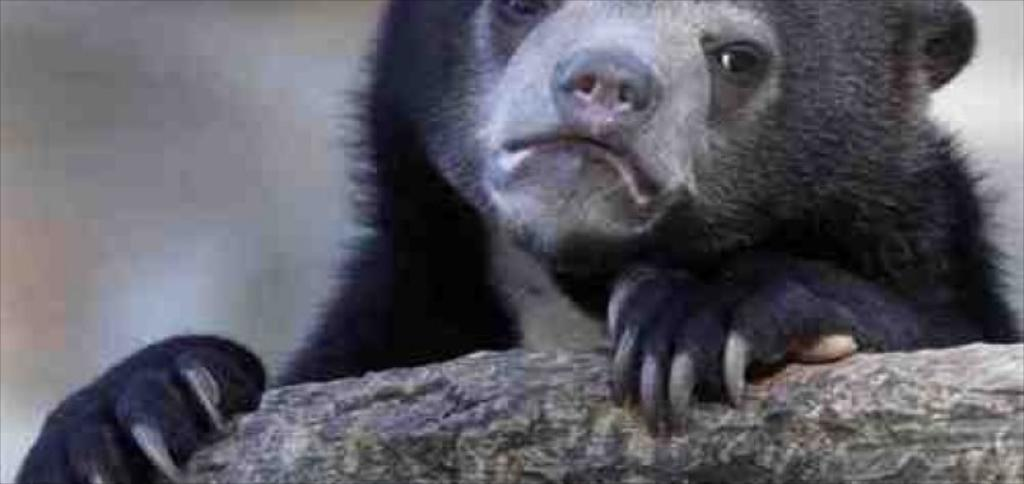
#> input picture DatasetForGit/Bear/02d4376234375c2f.jpg, 1024 x 484 px; its folder holds 4 pictures in this run
$ python assignment1.py   (older library calls are emulated)
#> lines starting #> are read from the running program, lines starting #| are printed output that depends on the picture; pictures that were not available may be replaced by others from this repository, and a replacement may not be noted
import numpy as np
import cv2
import os
import matplotlib.pyplot as plt
from sklearn.svm import LinearSVC
from sklearn.metrics import classification_report
from sklearn.metrics import accuracy_score
from sklearn.preprocessing import StandardScaler
from sklearn.model_selection import train_test_split
from sklearn.metrics import confusion_matrix

# -----------------------------------------------------------------------------------------------------
#Dataset Paths
bear_paths = "../DatasetForGit/Bear/"
crocodile_paths = "../DatasetForGit/Crocodile/"

bear_paths = [os.path.join(bear_paths, f) for f in os.listdir("../DatasetForGit/Bear/")]
crocodile_paths = [os.path.join(crocodile_paths, f) for f in os.listdir("../DatasetForGit/Crocodile/")]

print(len(bear_paths))
print(len(crocodile_paths))

#Functions
#------------------------------------------------------------------------------------------------------
# Load and preprocess image
# Resize, convert to CIELAB and normalize to [0,1]
def LoadImage(path, size=(256, 256)):
    img = cv2.imread(path)
    img = cv2.resize(img, size)
    img = cv2.cvtColor(img, cv2.COLOR_BGR2LAB)
    img = img.astype(np.float32) / 255.0
    return img

# Extract colour statistics: mean and standard deviation of a and b channels
def GetColorFeatures(img):
    L, a, b = cv2.split(img)
    return np.array([np.mean(a), np.std(a), np.mean(b), np.std(b)])

# Extract frequency features: mean and standard deviation of Fourier magnitude spectrum
def GetFourierFeatures(img):
    L, a, b = cv2.split(img)
    gray = L
    # Compute Fourier Transform
    f = np.fft.fft2(gray)
    fshift = np.fft.fftshift(f)
    # Magnitude spectrum
    magnitude = np.abs(fshift)
    # Log scaling (important for stability)
    magnitude = np.log(1 + magnitude)
    # Simple statistical features
    features = [
        np.mean(magnitude),
        np.std(magnitude)
    ]
    return np.array(features)

# Extract gradient features: statistics of Sobel magnitude and orientation
def GetSobelFeatures(img):
    # Use L channel for intensity/edges
    L, a, b = cv2.split(img)
    gray = L

    # Compute x and y gradients using Sobel
    grad_x = cv2.Sobel(gray, cv2.CV_64F, 1, 0, ksize=3)
    grad_y = cv2.Sobel(gray, cv2.CV_64F, 0, 1, ksize=3)

    # Gradient magnitude and orientation
    magnitude = np.sqrt(grad_x ** 2 + grad_y ** 2)
    orientation = np.arctan2(grad_y, grad_x)  # in radians

    # Summarize with simple statistics
    features = [
        np.mean(magnitude),
        np.std(magnitude),
        np.mean(orientation),
        np.std(orientation)
    ]

    return np.array(features)


# Main Program
# ----------------------------------------------------------------------------------------------
X = []
Y = []

# Extract features for each image and build dataset
for path in bear_paths:
    img = LoadImage(path)
#> in LoadImage, img is the input picture: shape (484, 1024, 3); mean B, G, R 101.7, 93.1, 93.9
#> in LoadImage, `img = cv2.cvtColor(img, cv2.COLOR_BGR2LAB)`: img: shape (256, 256, 3); mean of channels 0, 1, 2 99.1, 130.3, 123.2
#> in LoadImage, `img = img.astype(np.float32) / 255.0`: img: shape (256, 256, 3) float32; mean of channels 0, 1, 2 0.389, 0.511, 0.483
    color_features = GetColorFeatures(img)
#> in GetColorFeatures, `L, a, b = cv2.split(img)`:
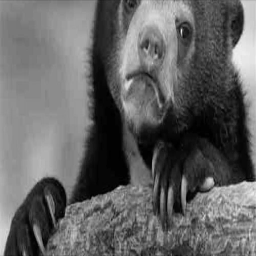
#> L: shape (256, 256) float32; min 0, max 0.937, mean 0.389
#> in GetColorFeatures, `L, a, b = cv2.split(img)`:
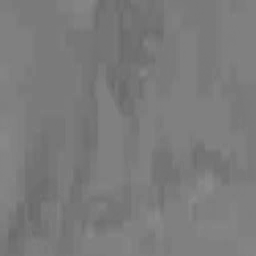
#> b: shape (256, 256) float32; min 0.408, max 0.549, mean 0.483
#> color_features = [0.511, 0.00949, 0.483, 0.0211]
    fourier_features = GetFourierFeatures(img)
#> in GetFourierFeatures, `magnitude = np.log(1 + magnitude)`:
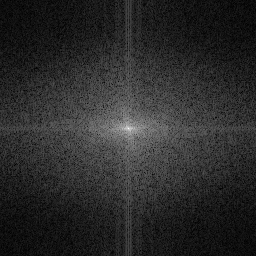
#> magnitude: shape (256, 256) float64; min 0.00573, max 10.15, mean 1.72; drawn with min black and max white
#> in GetFourierFeatures, `features = [ np.mean(magnitude), np.std(magnitude) ]`: features = [1.72, 1.04]
#> fourier_features = [1.72, 1.04]
    sobel_features = GetSobelFeatures(img)
#> in GetSobelFeatures, `grad_x = cv2.Sobel(gray, cv2.CV_64F, 1, 0, ksize=3)`:
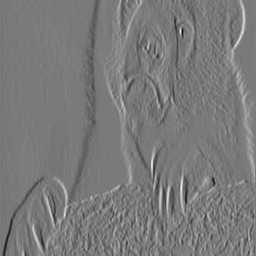
#> grad_x: shape (256, 256) float64; min -2.8, max 3.04, mean 0.00196; drawn with min black and max white
#> in GetSobelFeatures, `grad_y = cv2.Sobel(gray, cv2.CV_64F, 0, 1, ksize=3)`:
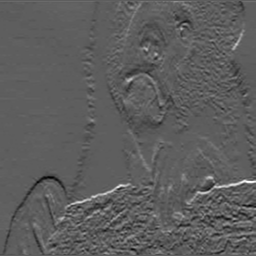
#> grad_y: shape (256, 256) float64; min -1.47, max 2.52, mean -0.00396; drawn with min black and max white
#> in GetSobelFeatures, `magnitude = np.sqrt(grad_x ** 2 + grad_y ** 2)`:
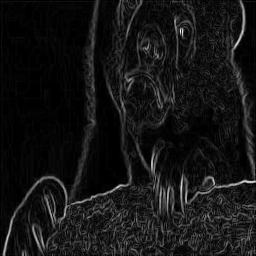
#> magnitude: shape (256, 256) float64; min 0, max 3.04, mean 0.251; drawn with min black and max white
#> in GetSobelFeatures, `orientation = np.arctan2(grad_y, grad_x)`:
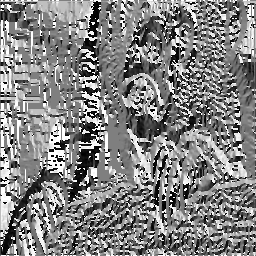
#> orientation: shape (256, 256) float64; min -3.14, max 3.14, mean 0.0913; drawn with min black and max white
#> in GetSobelFeatures, `features = [ np.mean(magnitude), np.std(magnitude), np.mean(orientatio..`: features = [0.251, 0.296, 0.0913, 1.87]
#> sobel_features = [0.251, 0.296, 0.0913, 1.87]
    combined = np.concatenate([color_features, fourier_features, sobel_features])
#> combined = [0.511, 0.00949, 0.483, 0.0211, 1.72, 1.04, 0.251, 0.296, 0.0913, 1.87]
    X.append(combined)
    Y.append(0)
#> pass 2 of the loop `for path in bear_paths:`:
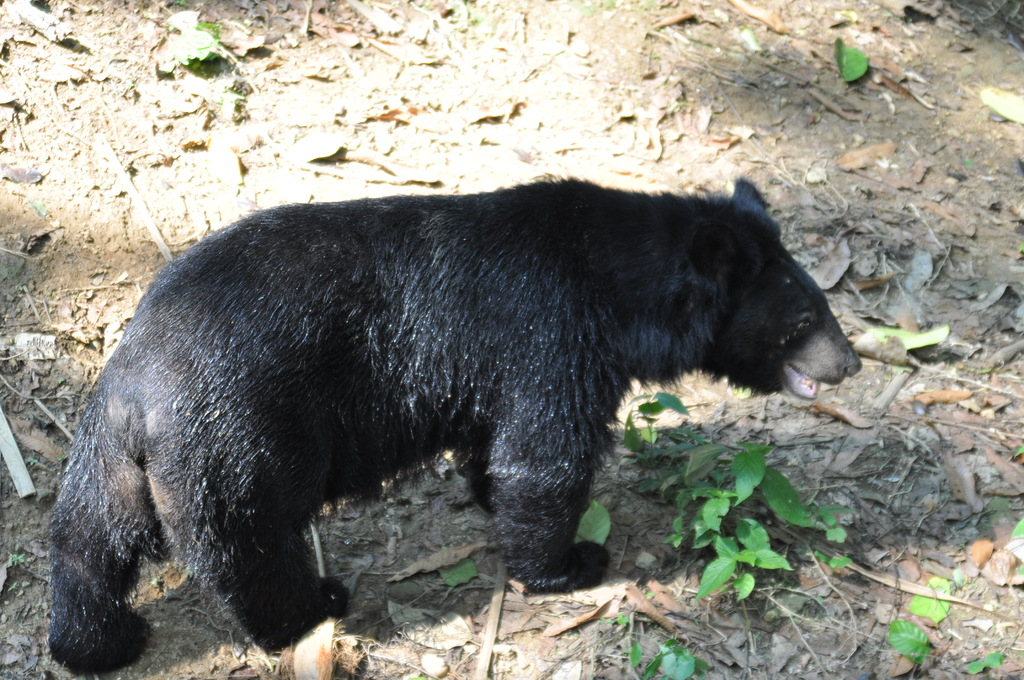
#> input picture DatasetForGit/Bear/0594ed3b52d3c222.jpg, 1024 x 680 px
#> in LoadImage, img is the input picture: shape (680, 1024, 3); mean B, G, R 123.6, 132.1, 132.4
#> `color_features = GetColorFeatures(img)`: color_features = [0.497, 0.0208, 0.519, 0.0341]
#> in GetFourierFeatures (call 2), `magnitude = np.log(1 + magnitude)`:
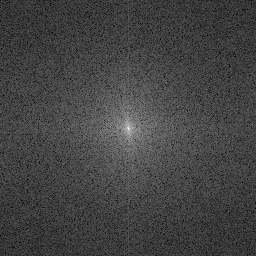
#> magnitude: shape (256, 256) float64; min 0.0347, max 10.46, mean 2.8; drawn with min black and max white
#> in GetFourierFeatures (call 2), `features = [ np.mean(magnitude), np.std(magnitude) ]`: features = [2.8, 0.775]
#> in GetSobelFeatures (call 2), `orientation = np.arctan2(grad_y, grad_x)`:
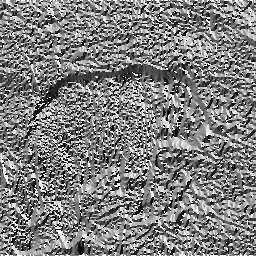
#> orientation: shape (256, 256) float64; min -3.14, max 3.14, mean -0.00258; drawn with min black and max white
#> in GetSobelFeatures (call 2), `features = [ np.mean(magnitude), np.std(magnitude), np.mean(orientatio..`: features = [0.45, 0.422, -0.00258, 1.84]
#> `combined = np.concatenate([color_features, fourier_features, sobel_fea..`: combined = [0.497, 0.0208, 0.519, 0.0341, 2.8, 0.775, 0.45, 0.422, -0.00258, 1.84]
#> pass 3 of the loop `for path in bear_paths:`:
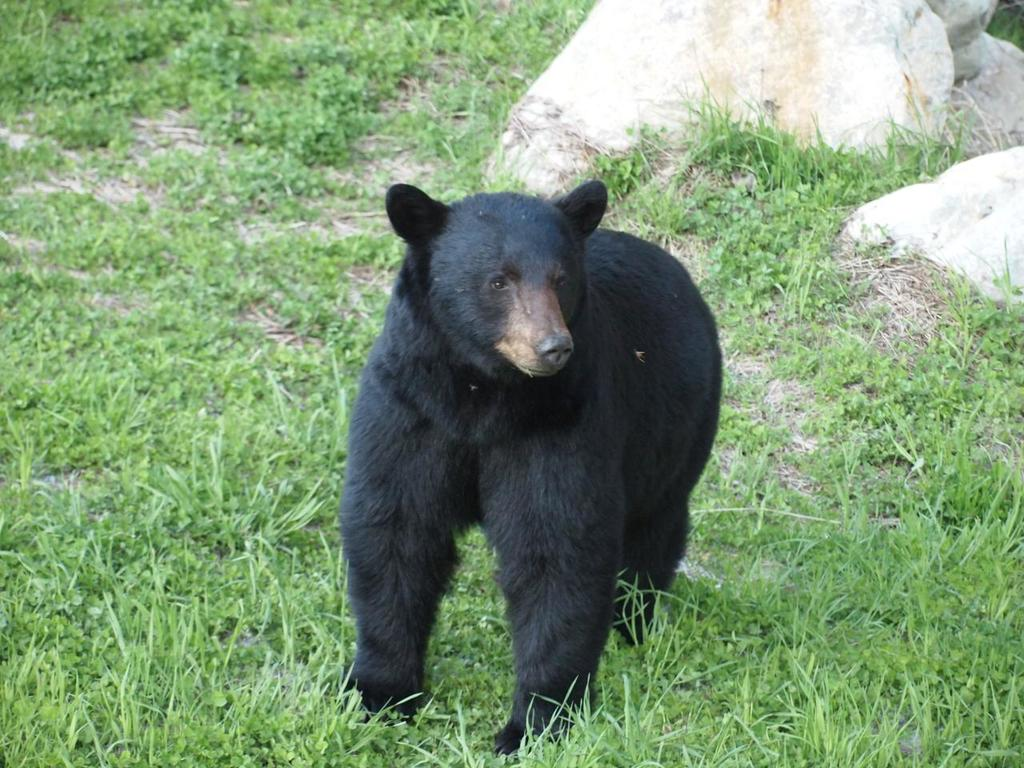
#> input picture DatasetForGit/Bear/060e6719ae46dea6.jpg, 1024 x 768 px
#> in LoadImage, img is the input picture: shape (768, 1024, 3); mean B, G, R 117, 154.7, 127.4
#> `color_features = GetColorFeatures(img)`: color_features = [0.438, 0.045, 0.566, 0.0555]
#> in GetFourierFeatures (call 3), `magnitude = np.log(1 + magnitude)`:
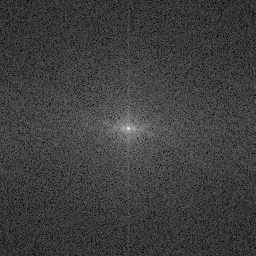
#> magnitude: shape (256, 256) float64; min 0.13, max 10.58, mean 2.69; drawn with min black and max white
#> in GetFourierFeatures (call 3), `features = [ np.mean(magnitude), np.std(magnitude) ]`: features = [2.69, 0.73]
#> in GetSobelFeatures (call 3), `orientation = np.arctan2(grad_y, grad_x)`:
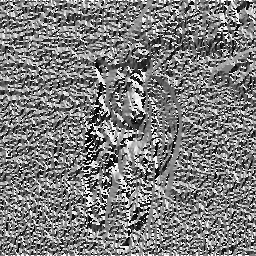
#> orientation: shape (256, 256) float64; min -3.14, max 3.14, mean -0.064; drawn with min black and max white
#> in GetSobelFeatures (call 3), `features = [ np.mean(magnitude), np.std(magnitude), np.mean(orientatio..`: features = [0.385, 0.314, -0.064, 1.86]
#> `combined = np.concatenate([color_features, fourier_features, sobel_fea..`: combined = [0.438, 0.045, 0.566, 0.0555, 2.69, 0.73, 0.385, 0.314, -0.064, 1.86]
#> the loop made 4 passes; the first 3 are shown

for path in crocodile_paths:
    img = LoadImage(path)
    color_features = GetColorFeatures(img)
#> color_features = [0.511, 0.00949, 0.483, 0.0211]
    fourier_features = GetFourierFeatures(img)
#> fourier_features = [1.72, 1.04]
    sobel_features = GetSobelFeatures(img)
#> sobel_features = [0.251, 0.296, 0.0913, 1.87]
    combined = np.concatenate([color_features, fourier_features, sobel_features])
#> combined = [0.511, 0.00949, 0.483, 0.0211, 1.72, 1.04, 0.251, 0.296, 0.0913, 1.87]
    X.append(combined)
    Y.append(1)


# Convert to numpy arrays
X = np.array(X)
Y = np.array(Y)


# Split: 60% train, 20% validation, 20% test
X_train, X_temp, Y_train, Y_temp = train_test_split(X, Y, test_size=0.4, random_state=20)
X_validation, X_test, Y_validation, Y_test = train_test_split(X_temp, Y_temp, test_size=0.5, random_state=20)


# Scaling
scaler = StandardScaler()
X_train_scaled = scaler.fit_transform(X_train)
X_validation_scaled = scaler.transform(X_validation)
X_test_scaled = scaler.transform(X_test)

# ---------------------------------------
# Baseline model

linear_svc = LinearSVC(max_iter=5000)
#> (the run stopped early here; a loop or call above may not have finished)
